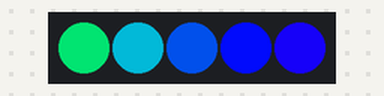
The program below on a simulated Arduino Nano, built with avr-gcc and run on an emulated ATmega328P. On the bench: 5 RGB LEDs in strip order, left to right. Dim RGB values are drawn brighter than linear.

Above: at 0.15 s.
At 3.84 s:
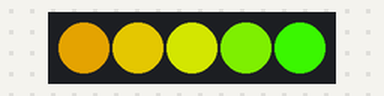
At 8.63 s:
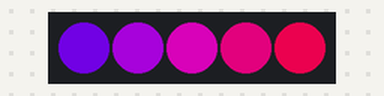
At 17.0 s:
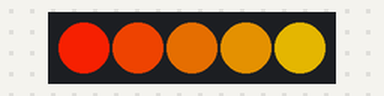
At 27.51 s:
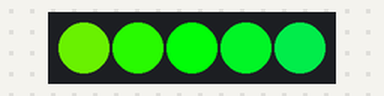
At 37.97 s:
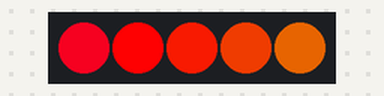
Timing chart, 0 to 40.0 s (numbered marks = the images above):
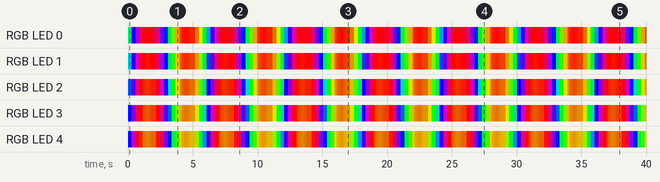

Measured:
- by itself, RGB LED 3: off → RGB(1, 11, 245) at 0.00 s, → RGB(90, 1, 166) 0.30 s later, → RGB(186, 1, 69) 0.30 s later, → RGB(250, 5, 1) 0.30 s later, … (238 changes in this stretch)
- by itself, RGB LED 2: off → RGB(1, 65, 191) at 0.00 s, → RGB(64, 1, 191) 0.30 s later, → RGB(160, 1, 96) 0.30 s later, → RGB(234, 1, 21) 0.30 s later, … (238 changes in this stretch)

The program:

main.cpp
```cpp
#include <Arduino.h>
#include "FastLED.h"

// static varibles

// led strip data pin
#define LED_DT 7
// color order, GRB for WS2812B and GBR for APA102
#define COLOR_ORDER GRB
//led chipset
#define LED_TYPE WS2812
//number of leds
#define NUM_LEDS 5

// Initialize changeable global variables.

// Overall brightness definition. It can be changed on the fly.
uint8_t max_bright = 255;
// Initialize our LED array.
struct CRGB leds[NUM_LEDS];
// speed
int speed = 10;
//delta hue
int deltaHue = 10;

void setup()
{
	LEDS.addLeds<LED_TYPE, LED_DT, COLOR_ORDER>(leds, NUM_LEDS);
	FastLED.setBrightness(max_bright);
}

void loop()
{
	// rainbow wave
	uint8_t thisHue = beatsin8(speed, 0, 255);

	// FastLED's fill_rainbow routine.
	fill_rainbow(leds, NUM_LEDS, thisHue, deltaHue);

	FastLED.show();
}
```
